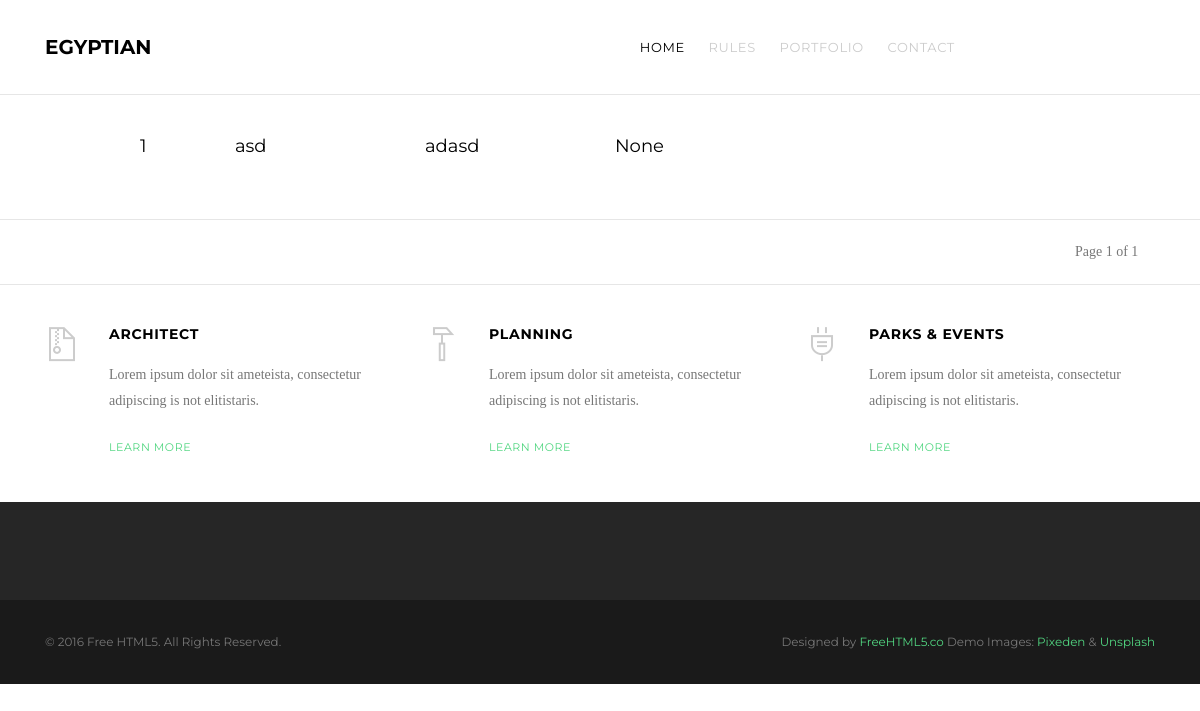
Before: /words/?page=2 with the older database file.
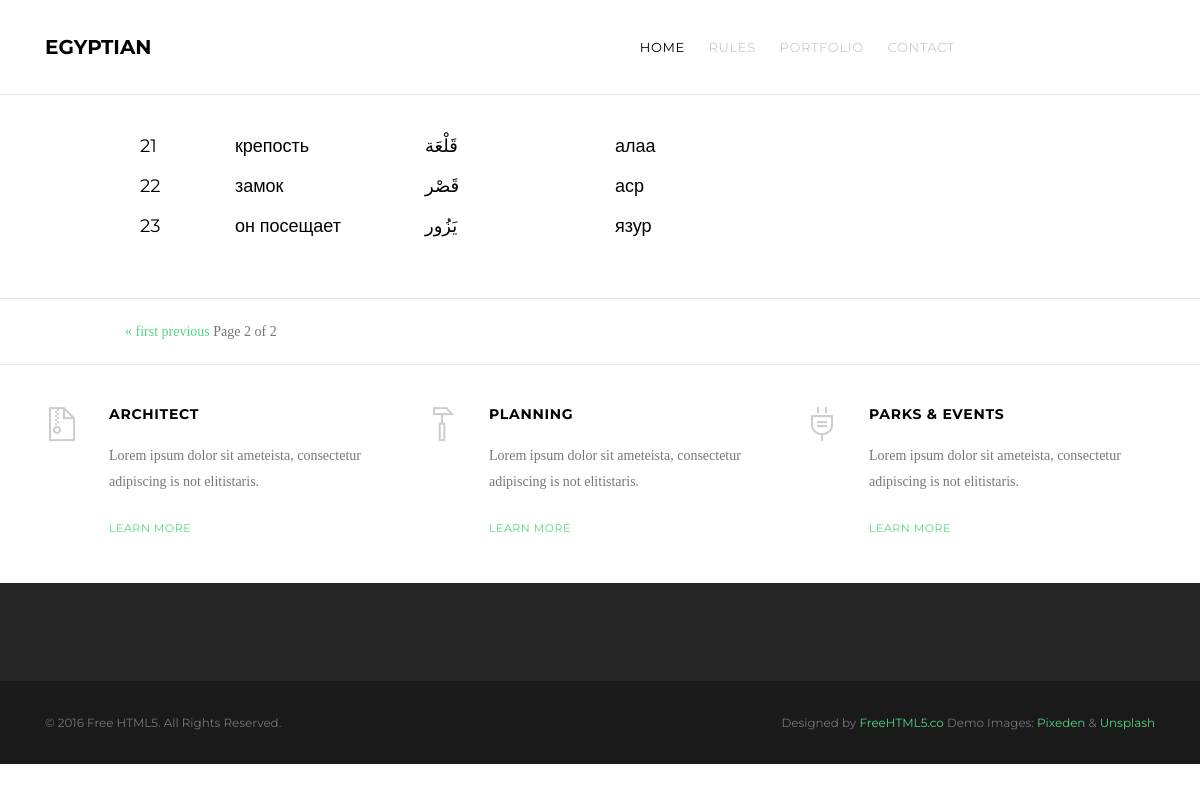
After: the same page with the newer database file.
### arabic/models/word.py (models this page shows)
class Word(models.Model):
    arabic = models.CharField(max_length=100)
    russian = models.CharField(max_length=100)
    transcription = models.CharField(max_length=100, null=True)
    examples = models.CharField(max_length=250, null=True)
    created_at=models.DateTimeField(auto_now=True)

### arabic/views.py (the view)
# urls.py: path('words/', views.index, name='dictionary'),
def index(request):
    words = Word.objects.all()
    paginator = Paginator(words, 20)
    page_number = request.GET.get("page")
    page_obj = paginator.get_page(page_number)
    return render(request, "index.html", {'page_obj': page_obj})

### arabic/templates/index.html (shortened to what this page needs)
<!DOCTYPE HTML>
{% load static %}
<html>
	<head>
	<link rel="stylesheet" href="{% static 'css/animate.css' %}">
	<link rel="stylesheet" href="{% static 'css/icomoon.css' %}">
	<link rel="stylesheet" href="{% static 'css/themify-icons.css' %}">
	<link rel="stylesheet" href="{% static 'css/bootstrap.css' %}">
	<link rel="stylesheet" href="{% static 'css/style.css' %}">
	</head>
	<body>
	<div id="page">
		<nav class="gtco-nav" role="navigation">
			<div class="gtco-container">
				<div class="row">
					<div class="col-md-2">
						<div id="gtco-logo"><a href="index.html">Egyptian</div>
					</div>
					<div class="col-md-8 text-right menu-1">
						<ul>
							<li class="active"><a href="index.html">Home</a></li>
							<li><a href="about.html">Rules</a></li>
							<li><a href="portfolio.html">Portfolio</a></li>
							<li><a href="contact.html">Contact</a></li>
						</ul>
					</div>
					<div class="col-md-2">
					</div>
				</div>
			</div>
		</nav>
		<div class="gtco-section gto-features">
			<div class="gtco-container">
				{% for word in page_obj %}
					<div class="row word_row">
						<div class="col-md-1 hidden-xs hidden-sm">&nbsp;</div>
						<div class="col-md-1 col-sm-1 col-xs-1"><h4>{{ word.id }}</h4></div>
						<div class="col-md-2 col-sm-4 col-xs-4"><h4>{{ word.russian }}</h4></div>
						<div class="col-md-2 col-sm-3 col-xs-3"><h4>{{ word.arabic }}</h4></div>
						<div class="col-md-2 col-sm-4 col-xs-4"><h4>{{ word.transcription }}</h4></div>
						<div class="col-md-1 hidden-xs hidden-sm">&nbsp;</div>
						<div class="col-md-1 hidden-xs hidden-sm">&nbsp;</div>
						<div class="col-md-2 hidden-xs hidden-sm">&nbsp;</div>
					</div>
					{% endfor %}
			</div>
		</div>
		<div class="gto-features">
			<div class="gtco-container">
				<div class="row word_row">
					<div class="col-md-1 col-sm-1 col-xs-1">&nbsp;</div>
					<div class="col-md-10"></div>
						<div class="pagination">
							<span class="step-links">
								{% if page_obj.has_previous %}
									<a href="?page=1">&laquo; first</a>
									<a href="?page={{ page_obj.previous_page_number }}">previous</a>
								{% endif %}
								<span class="current">
									Page {{ page_obj.number }} of {{ page_obj.paginator.num_pages }}
								</span>
							</span>
						</div>
					</div>
				</div>
			</div>
		</div>
		<div class="gtco-section gto-features">
			<div class="gtco-container">
				<div class="row">
					<div class="col-md-4">
						<div class="feature-left">
							<i class="ti-zip icon"></i>
							<div class="copy">
								<h3>Architect</h3>
								<p>Lorem ipsum dolor sit ameteista, consectetur adipiscing is not elitistaris.</p>
								<p><a href="#" class="gtco-more">Learn more</a></p>
							</div>
						</div>
					</div>
					<div class="col-md-4">
						<div class="feature-left">
							<i class="ti-hummer icon"></i>
							<div class="copy">
								<h3>Planning</h3>
								<p>Lorem ipsum dolor sit ameteista, consectetur adipiscing is not elitistaris.</p>
								<p><a href="#" class="gtco-more">Learn more</a></p>
							</div>
						</div>
					</div>
					<div class="col-md-4">
						<div class="feature-left">
							<i class="ti-plug icon"></i>
							<div class="copy">
								<h3>Parks &amp; Events</h3>
								<p>Lorem ipsum dolor sit ameteista, consectetur adipiscing is not elitistaris.</p>
								<p><a href="#" class="gtco-more">Learn more</a></p>
							</div>
						</div>
					</div>
				</div>
			</div>
		</div>
		<footer id="gtco-footer" class="gtco-section" role="contentinfo">
			<div class="gtco-copyright">
				<div class="gtco-container">
					<div class="row">
						<div class="col-md-6 text-left">
							<p><small>&copy; 2016 Free HTML5. All Rights Reserved. </small></p>
						</div>
						<div class="col-md-6 text-right">
							<p><small>Designed by <a href="http://freehtml5.co/" target="_blank">FreeHTML5.co</a> Demo Images: <a href="http://pixeden.com/" target="_blank">Pixeden</a> &amp; <a href="http://unsplash.com" target="_blank">Unsplash</a></small> </p>
						</div>
					</div>
				</div>
			</div>
		</footer>
	</body>
</html>

Changed rows visible on the page:
no longer on this page (row edited): Word: id "1", russian "asd", arabic "adasd", transcription "None"
added Word: id "21", russian "крепость", arabic "قَلْعَة", transcription "алаа"
added Word: id "22", russian "замок", arabic "قَصْر", transcription "аср"
added Word: id "23", russian "он посещает", arabic "يَزُور", transcription "язур"
Other visible differences:
{{ page_obj.number }}: "1" → "2"
{{ page_obj.paginator.num_pages }}: "1" → "2"
text now shown: "« first previous"
